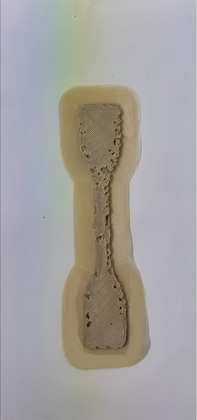
%> input picture test images/analysis4.jpg, 197 x 420 px, shrunk from 600 x 1280 before the run
$ octave counting_objects.m   (GNU Octave 9; MATLAB toolbox functions it lacks are replaced by stand-ins)
%> lines starting %> are read from the running program, lines starting %| are printed output that depends on the picture; in (x1, y1, x2, y2) boxes, pixels count from 0 and x2, y2 are one past the last pixel; in counts of white or black regions, pixels touching at a corner belong together; the program's own positions count from 1
%% initiator
clc;
clear;
close all;
%% Read the Input Image
InputImage=imread('analysis4.jpg');
%> InputImage is the input picture: size 420x197x3 uint8; mean R, G, B 163.4, 160.6, 158.1
% Display the Input Image
figure(1)
imshow(InputImage);title('InputImage');

%% Convert the Gray Scale Image to Binary Image
BinaryImage=im2bw(InputImage);
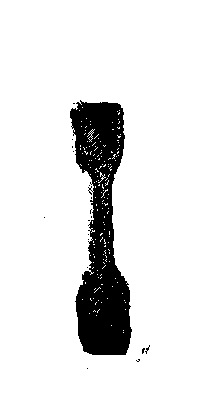
%> BinaryImage: size 420x197 logical; 88.7% white; 18 black regions (17 under 20 px), largest, box (x1, y1, x2, y2) and area: (70, 100, 132, 355) 9273
%Display Binary Image
figure(2)
imshow(BinaryImage);
title('Image with Edges and Holes detected')

%% Complement the Binary Image
ComplementImage=imcomplement(BinaryImage);
figure(3)
imshow(ComplementImage);
title('Image with Edges and Holes detected if complimented')

%% Perform morphological operations
%Fill in the holes of a binary image
HolesClearedImage = imfill(ComplementImage,'holes');
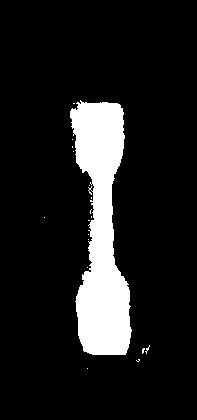
%> HolesClearedImage: size 420x197 logical; 11.8% white; 18 white regions (17 under 20 px), largest, box (x1, y1, x2, y2) and area: (70, 100, 132, 355) 9678
%Display Holes Cleared Image
figure(4)
imshow(HolesClearedImage);title('Eoles Cleared Image');
%Apply labels for each binary connected component
%Apply Labels for each  connected components in 2-D binary image
[L,Num] = bwlabel(HolesClearedImage);
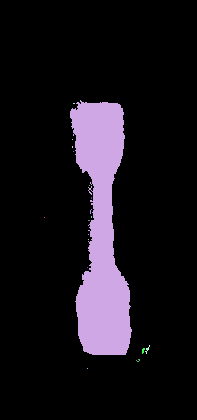
%> L: size 420x197 double; 19 distinct labels, from 0 to 18; one colour per label, 0 black
%> Num = 18
%% Calculation of Area marked by yellow line
[r,c] = size(ComplementImage);
%> r = 420; c = 197
num_elements = numel(ComplementImage);
%> num_elements = 82740
region = 0;
for i = 1:r
    for j = 1:c
        if ComplementImage(i,j) == 1
            region = region + 1;
        end
    end
end
%> after the loop, region = 9328
disp('Area covered by the outlined box is ')
area_covered = (region/num_elements)*100
%> area_covered = 11.27
%% Drawing the boundary line
% Calculate boundaries.
figure(5)
BW = imread('analysis4.jpg');
[B,L,N] = bwboundaries(im2bw(BW));
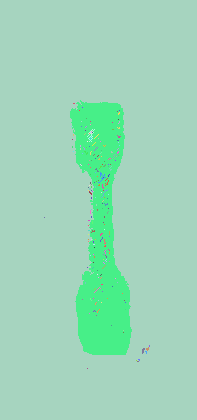
%> L: size 420x197 double; 208 distinct labels, from 1 to 208; one colour per label, 0 black
%> B = 208 boundaries; largest, box (x1, y1, x2, y2) and points: (0, 0, 197, 420) 1231, (70, 100, 132, 355) 635, (87, 129, 95, 142) 35, (98, 172, 106, 183) 33, (101, 189, 108, 198) 19; N = 161
%% Display object boundaries in yellow!
imshow(BW); hold on;
for k=1:length(B),
   boundary = B{k};
   if(k > N)
     plot(boundary(:,2), boundary(:,1), 'y','LineWidth',2);
     title('Outlined Portion having Edges and Boundary')
   end
end
%> this loop made 208 passes
%> boundary on passes 2 to 4: [111 80; 111 80], [146 81; 147 81; 146 81], [149 81; 150 81; 149 81]
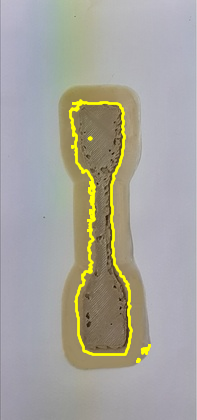
%> figure redrawn from the program's plot data; its title reads 'Outlined Portion having Edges and Boundary'
%% Displaying holes and numbered too!
BW = imread('analysis4.jpg');
figure(6)
%Calculate boundaries of regions in the image.
%> (the run ends here)

$ run again, with test images/analysis1.jpg copied over test images/analysis4.jpg
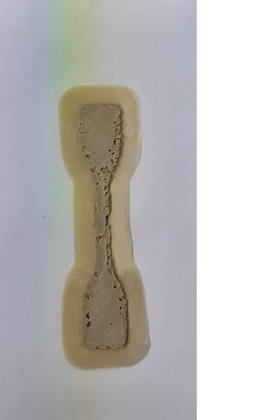
%> input picture test images/analysis1.jpg, 269 x 420 px, shrunk from 819 x 1280 before the run
%> InputImage is the input picture: size 420x269x3 uint8; mean R, G, B 187.8, 185.8, 184
%> BinaryImage: size 420x269 logical; 90.2% white; 22 black regions (20 under 20 px), largest, box (x1, y1, x2, y2) and area: (64, 101, 142, 369) 11022, (139, 348, 145, 354) 21
%> HolesClearedImage: size 420x269 logical; 10.2% white; 22 white regions (20 under 20 px), largest, box (x1, y1, x2, y2) and area: (64, 101, 142, 369) 11419, (139, 348, 145, 354) 23
%> Num = 22
%> after the loop `for i = 1:r`: region = 11095
%> area_covered = 9.82
%> `[B,L,N] = bwboundaries(im2bw(BW));`:
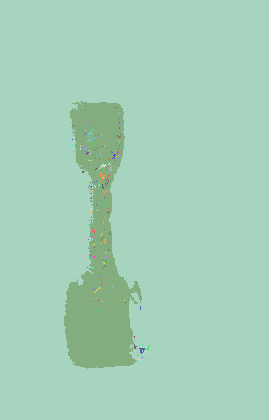
%> L: size 420x269 double; 198 distinct labels, from 1 to 198; one colour per label, 0 black
%> B = 198 boundaries; largest, box (x1, y1, x2, y2) and points: (0, 0, 269, 420) 1375, (64, 101, 142, 369) 801, (87, 129, 95, 142) 48, (99, 172, 106, 183) 29, (102, 189, 108, 197) 20; N = 150
%> the loop `for k=1:length(B),` made 198 passes
%> boundary on passes 2 to 4: [126 74; 127 74; 126 74], [111 80; 111 80], [146 81; 147 81; 146 81]
%> after the loop `for k=1:length(B),`:
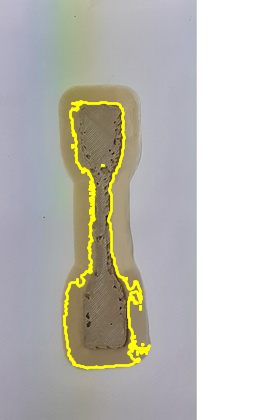
%> figure redrawn from the program's plot data; its title reads 'Outlined Portion having Edges and Boundary'
